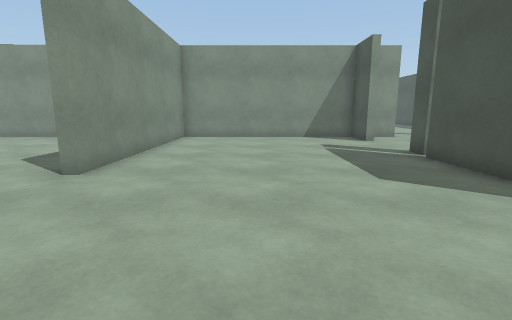
[1] (above)

24 first-person views from a walk through a scene from a Unity 3-D project. The camera is 1.2 m above the floor, tilts 10° down and sees 85° across. The floor is counted in squares, 1 m on a side. Each view is taken from the middle of a square. On the plan, view 1 faces up. The plan holds only what a view shows up to about 13 squares ahead; the rest is blank. The place goes on beyond the plan. The player is left out. Surface patterns are stand-ins for the level's own textures.

[2]
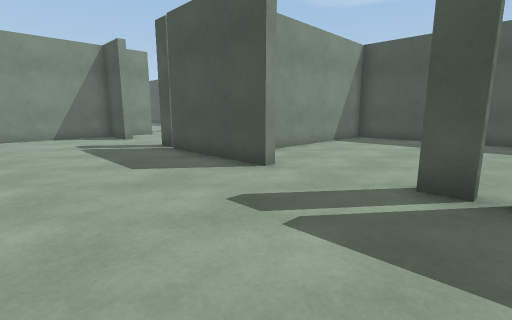

[3]
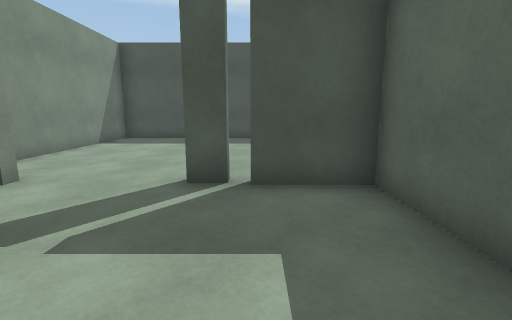

[4]
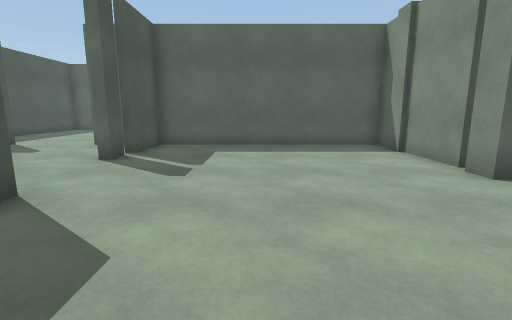

[5]
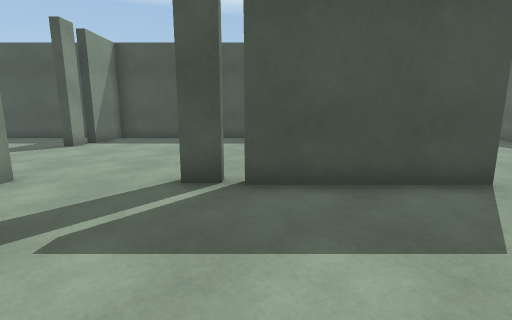

[6]
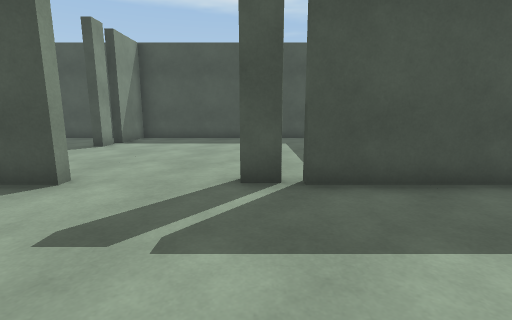

[7]
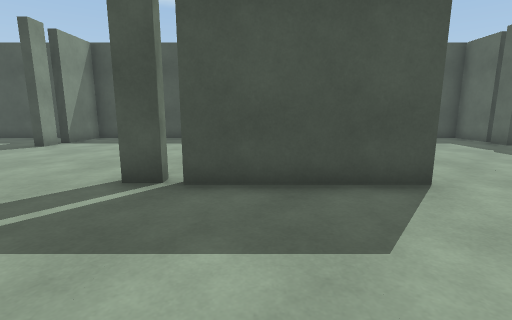

[8]
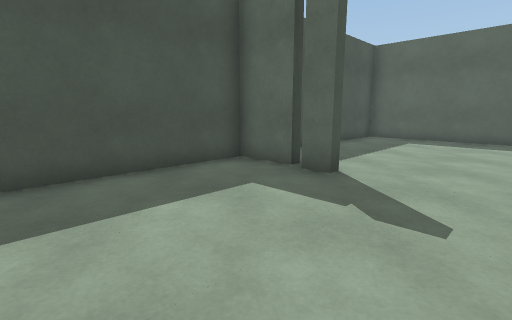

[9]
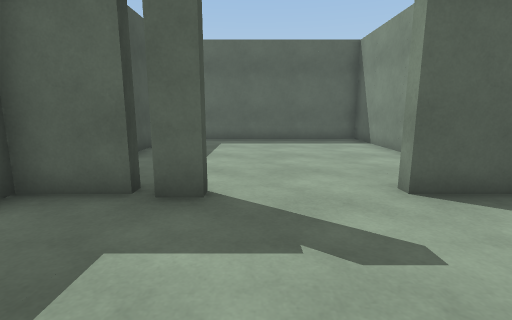

[10]
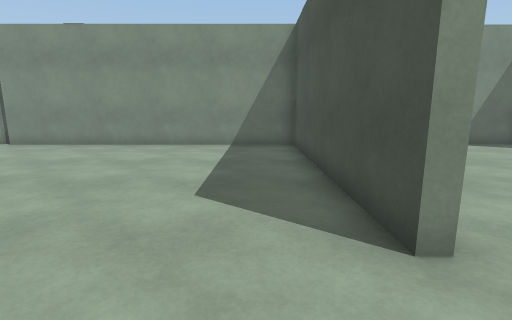

[11]
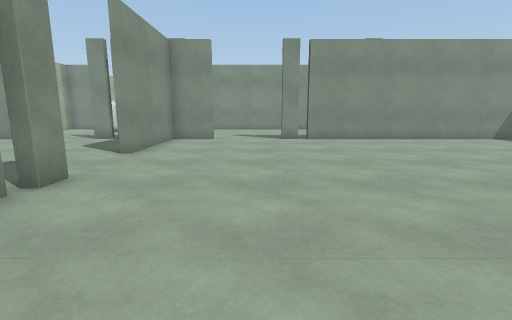

[12]
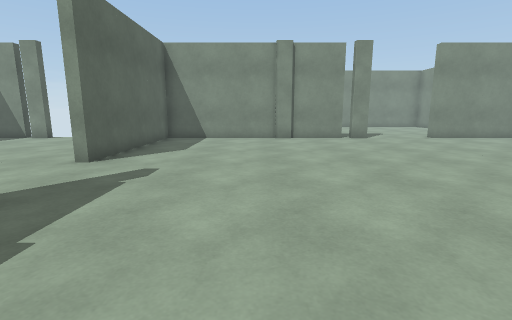

[13]
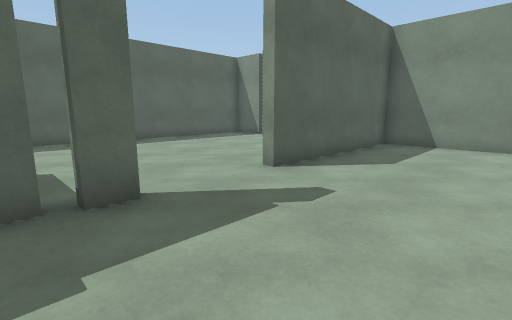

[14]
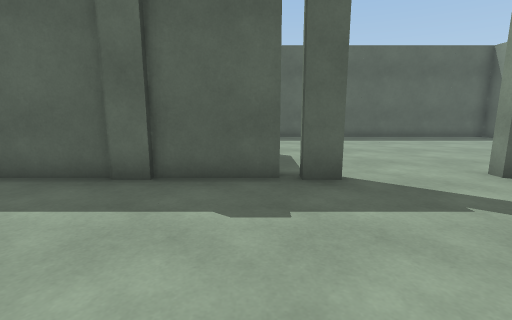

[15]
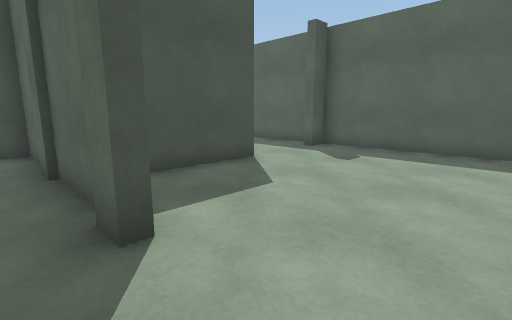

[16]
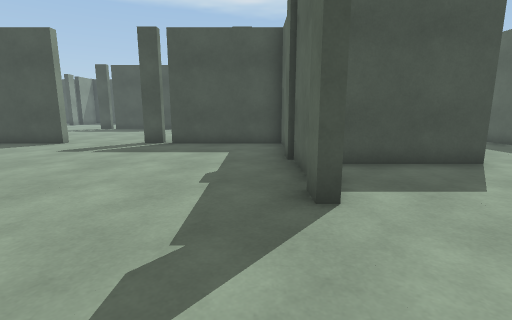

[17]
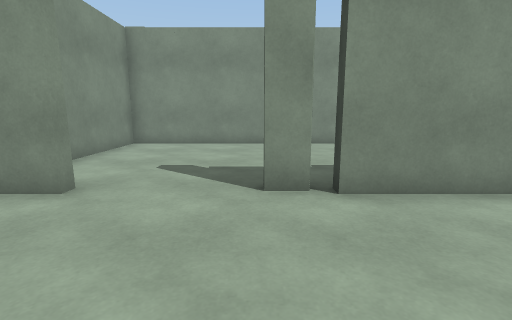

[18]
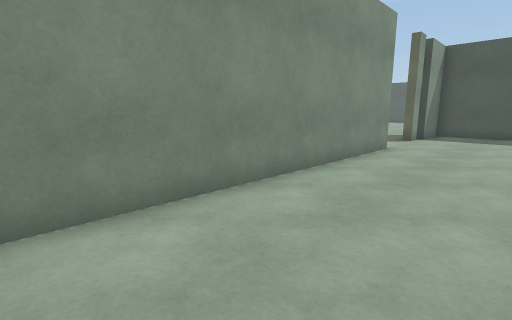

[19]
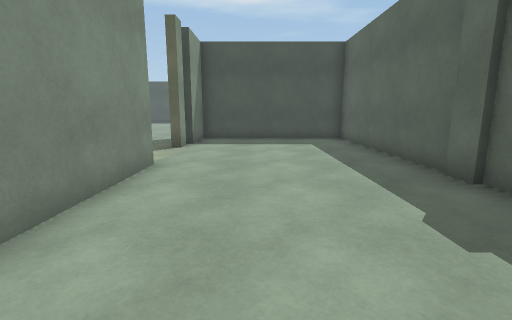

[20]
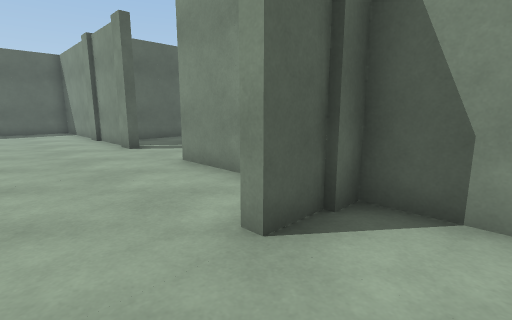

[21]
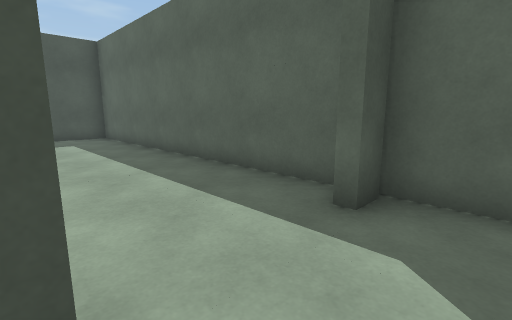

[22]
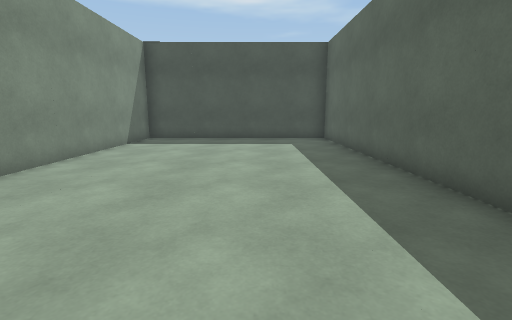

[23]
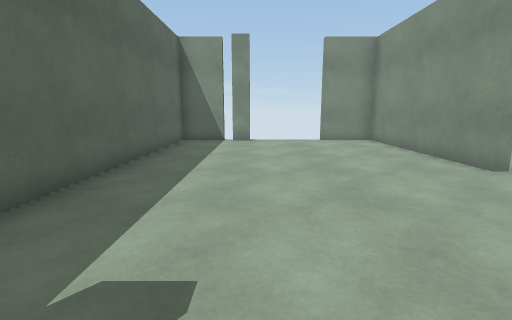

[24]
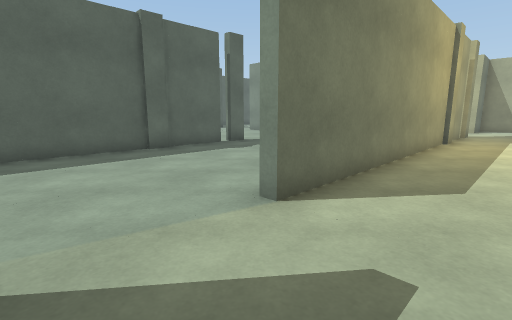

### Floor plan
Points are (right, up) in squares from view 1. A wall is a line through its corners. A room is listed if a view was taken in it or the views show most of it. See-through windows are left out.
Room 1 (views 1, 2, 3, 4, 5, 6, 7, 8, 9)
walls: (4.4, 7.6) (4.4, 8.4); (4.9, 11.2) (4.4, 11.2) (4.4, 12.9) (-3.4, 12.9) (-3.4, 5.2); (6.5, 12.9) (5.5, 12.9); (4.4, 3.1) (4.4, 7.2); (10.1, 13.2) (9.4, 13.2); (12.5, 5.8) (12.5, 12.9) (10.4, 12.9); (4.4, -0.5) (4.4, 0.2) (5, 0.2); (12.5, 14.2) (12.5, 18.2); (5.2, -2.9) (6.8, -2.9) (6.8, -3.4); (-3.4, 2.2) (-3.4, 1.5); (9.6, -2.9) (10.5, -2.9); (-3.4, 1.1) (-3.4, -2.9) (4.4, -2.9) (4.4, -0.9); (10.8, -3.4) (10.8, -2.9) (12.5, -2.9) (12.5, 4.8) (6.6, 4.8); (4.7, -7) (4.7, -11) (12.5, -11) (12.5, -7.2)
ways out: gap at (5, -1); gap at (5, 7)
Room 2 (views 10, 11, 12, 13, 14, 15, 16, 17, 18, 19, 20, 21, 22, 23, 24)
walls: (-3.4, 5.2) (-3.7, 5.2) (-3.7, 12.9) (-13.8, 12.9) (-13.8, 13.3) (-3.7, 13.3) (-3.7, 19.3) (-5.8, 19.3); (-10.6, -2.9) (-9.8, -2.9); (-9.5, -2.9) (-3.7, -2.9) (-3.7, 1.1); (-3.7, 1.5) (-3.7, 2.2); (-11.6, 13.4) (-10.8, 13.4); (-19.4, 6) (-19.4, 5.1); (-19.5, 4.9) (-19.5, 2.5); (-14.2, 12.9) (-14.9, 12.9) (-14.9, 13.4) (-14.2, 13.4); (-19.4, 2.6) (-19.4, 1.9); (-19.5, 1.9) (-19.5, -2.9) (-13.5, -2.9) (-13.5, -3.3) (-19.5, -3.3) (-19.5, -5.4); (-22.9, 3.1) (-20.8, 3.1); (-7.7, -7.2) (-7.7, -3.9); (-22.3, 12.9) (-23, 12.9); (-6, 19.3) (-6.8, 19.3) (-6.8, 19.9); (-19.4, -8.1) (-19.4, -9); (-7.7, -10.9) (-7.7, -10.2) (-7.1, -10.2); (-6.9, -11) (4.4, -11) (4.4, -3.3) (-3, -3.3); (-19.5, -9.2) (-19.5, -11) (-7.4, -11); (-19, 19.7) (-9.7, 19.7) (-9.7, 19.3) (-19.5, 19.3) (-19.5, 13.3) (-17.8, 13.3) (-17.8, 12.9) (-19.5, 12.9) (-19.5, 8.9); (-19.6, 19.8) (-18.9, 19.8); (-22, 19.7) (-20.5, 19.7); (-23, 19.8) (-22.2, 19.8)
ways out: gap at (-23, 20); gap at (-22.5, 13); gap at (-20, -9); gap at (-20, -5); gap at (-20, 5); gap at (-14, 13)

Where each view was taken, in squares from view 1:
view 1: 0 up, 0 right, facing up
view 2: 1 down, 0 right, facing up-right
view 3: 1 down, 0 right, facing right
view 4: 7 up, 1 right, facing down
view 5: 7 up, 0 right, facing right
view 6: 8 up, 0 right, facing right
view 7: 6 up, 0 right, facing right
view 8: 2 up, 7 right, facing down-right
view 9: 1 up, 9 right, facing down
view 10: 3 up, 5 left, facing up
view 11: 1 up, 16 left, facing up
view 12: 1 up, 7 left, facing left
view 13: 1 up, 9 left, facing down-left
view 14: 2 up, 9 left, facing down
view 15: 2 down, 13 left, facing down-right
view 16: 2 down, 14 left, facing right
view 17: 9 up, 15 left, facing up
view 18: 16 up, 19 left, facing up-right
view 19: 17 up, 16 left, facing right
view 20: 15 up, 16 left, facing down-left
view 21: 7 down, 9 left, facing down-right
view 22: 8 down, 8 left, facing right
view 23: 8 down, 8 left, facing left
view 24: 22 up, 7 left, facing down-left
